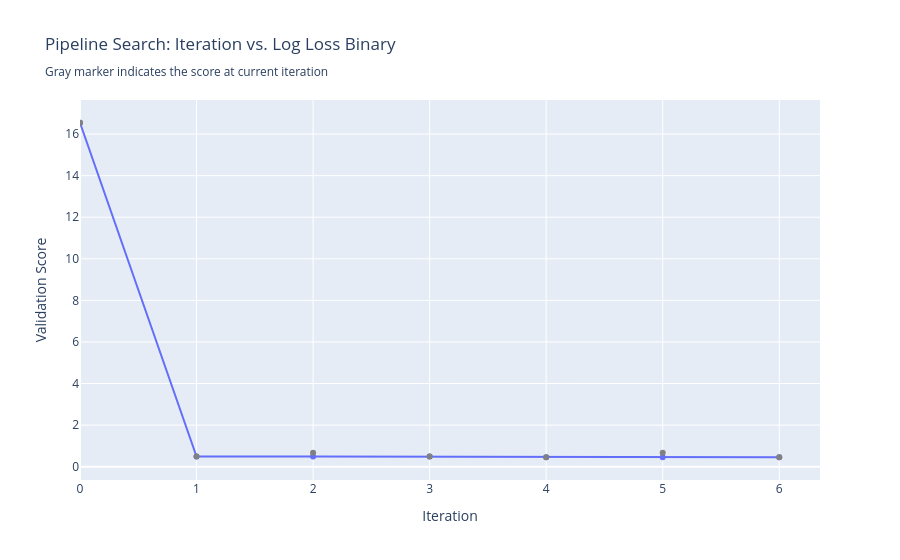

Notebook source saved alongside this figure:
### Code cell
automl = evalml.automl.AutoMLSearch(
    X_train=X_train,
    y_train=y_train,
    X_holdout=X_test,
    y_holdout=y_test,
    
    problem_type="binary",
    verbose=True,
)
automl.search(interactive_plot=False)

### Figure 1 — Plotly figure (JSON) as saved in the notebook; plotly's stock layout.template omitted (floating-point values rounded to 4 significant figures)
{"data": [{"mode": "lines+markers", "name": "Best Score", "type": "scatter", "uid": "6456ff86-4804-4aa4-b12e-936b84189af4", "x": [0, 1, 2, 3, 4, 5, 6], "y": [16.54, 0.4849, 0.4849, 0.4849, 0.4533, 0.4533, 0.4532]}, {"marker": {"color": "gray"}, "mode": "markers", "name": "Iter score", "type": "scatter", "uid": "c8408f18-b237-40d1-a96b-34bf1c6f7e20", "x": [0, 1, 2, 3, 4, 5, 6], "y": [16.54, 0.4849, 0.6753, 0.4945, 0.4533, 0.6645, 0.4532]}], "layout": {"showlegend": false, "title": {"text": "Pipeline Search: Iteration vs. Log Loss Binary<br><sub>Gray marker indicates the score at current iteration</sub>"}, "xaxis": {"rangemode": "tozero", "title": {"text": "Iteration"}}, "yaxis": {"title": {"text": "Validation Score"}}}}
